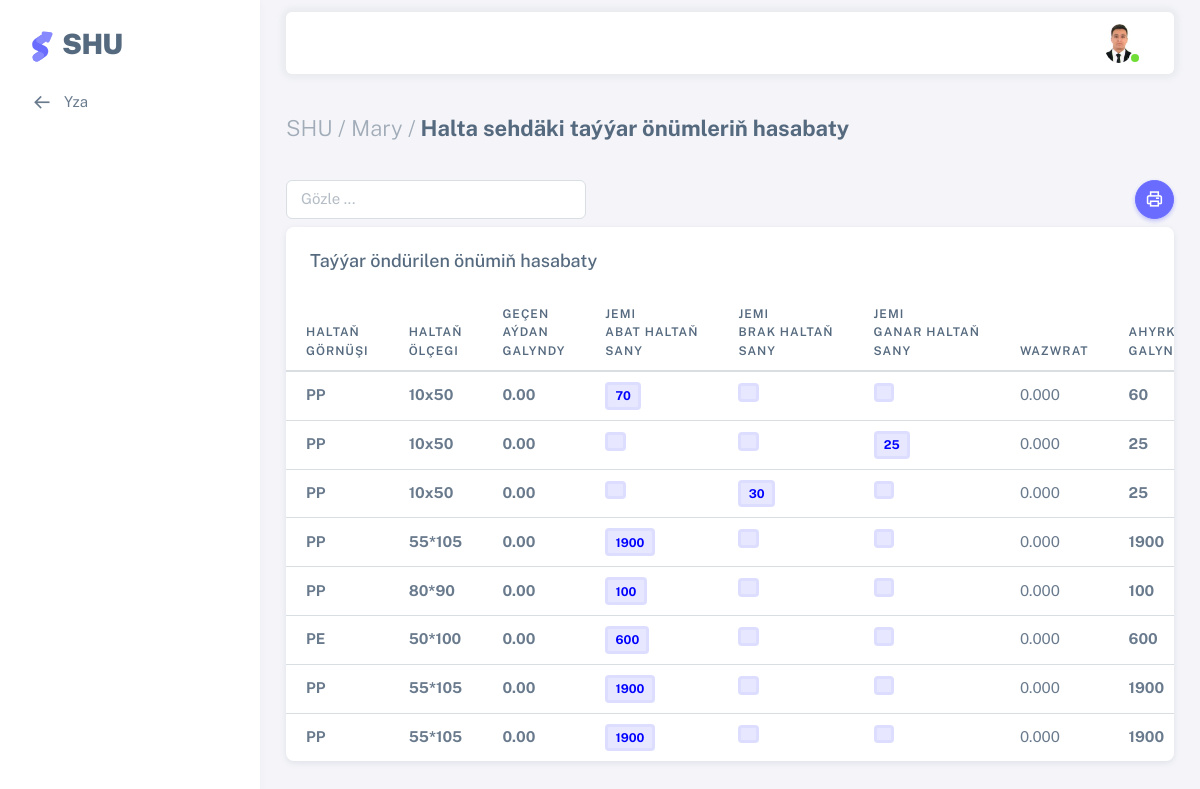
/h_tayyar_onum/2/ (signed in), run on the app's committed database.
### users/models.py (models this page shows, shortened)
class AllUsers(AbstractUser):
    username = models.CharField(max_length=100, unique=True)
    office = models.ForeignKey(Office, on_delete=models.CASCADE, null=True)
    sehs = models.ForeignKey(Sehler, related_name='user_sehs', on_delete=models.CASCADE, null=True, blank=True)
    bolum = models.ForeignKey(Bolum, on_delete=models.CASCADE,null=True)
    wez = models.ForeignKey(Wez, on_delete=models.CASCADE, null=True)
    first_name = models.CharField(max_length=100)
    last_name = models.CharField(max_length=100)
    middle_name = models.CharField(max_length=100, null=True, blank=True)
    birth_date = models.DateField("Doglan senesi", default=timezone.now)
    tel = models.CharField("Telefon belgisi", max_length=12, null=True, blank=True)
    email = models.EmailField(unique=True)
    address = models.TextField(null=True, blank=True)
    user_code = models.CharField(max_length=12, unique=True, default=random_string, null=True, blank=True)
    image = models.ImageField(default='default.png', upload_to='profile_pics')

class Office(models.Model):
    name = models.CharField("Edara-kärhananyň ady", max_length=1000, null=True, blank=True)
    tel = models.CharField("Telefon belgisi", null=True, blank=True, max_length=12)
    reg_num = models.CharField("reg nomer", max_length=100, null=True, blank=True,)
    ind_num = models.CharField("indeks nomer", max_length=100, null=True, blank=True,)
    kpp_num = models.CharField(max_length=100, null=True, blank=True)
    address = models.TextField("Salgysy", null=True, blank=True)
    description = models.TextField("Gysga beyany", null=True, blank=True)
    slug = models.SlugField(max_length=300, unique=True, db_index=True, verbose_name="URL")
    def __str__(self):
        return self.name
    class Meta:
        verbose_name = 'Edara-kärhana'
        verbose_name_plural = 'Edara-kärhanalar'

### shu/models.py (models this page shows, shortened)
class Haltaseh_sklad(models.Model):
    sehs = models.ForeignKey(Sehler, on_delete=models.CASCADE, null=True, blank=True)
    h_olceg = models.CharField("Haltaň ölçegi", max_length=1000, blank=True,null=True)
    h_gornusi = models.ForeignKey(Halta_gornus, on_delete=models.CASCADE, null=True)
    abathalta_sany = models.IntegerField("Abat haltaň sany",null=True, blank=True, default=None)
    brakhalta_sany = models.IntegerField("Brak haltaň sany",null=True, blank=True, default=None)
    ganarhalta_sany = models.IntegerField("Ganar haltaň sany",null=True, blank=True, default=None)
    gecenay_galyndy = models.DecimalField("Geçen aýdaky galyndy",default=0, max_digits=10, decimal_places=2, null=True, blank=True)
    abathalta_bahasy_m = models.DecimalField("Abat haltaň bahasy TMT",max_digits=10, decimal_places=2, null=True, blank=True)
    abathalta_bahasy_d = models.DecimalField("Abat haltaň bahasy $",max_digits=10, decimal_places=2, null=True, blank=True)
    brakhalta_bahasy_m = models.DecimalField("Brak haltaň bahasy TMT",max_digits=10, decimal_places=2, null=True, blank=True)
    brakhalta_bahasy_d = models.DecimalField("Brak haltaň bahasy $",max_digits=10, decimal_places=2, null=True, blank=True)
    ganarhalta_bahasy_m = models.DecimalField("Ganar haltaň bahasy TMT",max_digits=10, decimal_places=2, null=True, blank=True)
    ganarhalta_bahasy_d = models.DecimalField("Ganar haltaň bahasy $",max_digits=10, decimal_places=2, null=True, blank=True)
    satylan_halta_sany = models.IntegerField("Jemi aýdaky satylan haltaň sany",null=True, blank=True, default=None)
    wozwrat = models.DecimalField("Jemi aýdaky wozwrat",default=0,max_digits=10, decimal_places=3, null=True, blank=True)
    ahyrky_galyndy = models.IntegerField("Jemi aýdaky abat haltanyň ahyrky galyndy sany",null=True, blank=True)
    bellik = models.TextField("Bellik",null=True, blank=True)
    sene = models.DateField("Senesi", default=timezone.now, null=True, blank=True)
    has_sene = models.IntegerField("Senesi",null=True, blank=True, default=None)
    class Meta:
        verbose_name = 'Halta seh sklada giden önüm'
        verbose_name_plural = 'Halta seh sklada giden önümler'

### shu/views.py (the view)
# urls.py: path('h_tayyar_onum/<int:pk>/', views.Haltaseh_Skladjyk, name='h-tayar=onum'),
@login_required(login_url='login')
def Haltaseh_Skladjyk(request,pk):
    page_title = _('Halta sehdäki taýýar önümleriň hasabaty')
    sh=Sehler.objects.filter(pr_seh_id=pk).first()
    sap = Haltaseh_sklad.objects.filter(sehs_id=sh.pk).annotate(month=TruncMonth('sene'),gornus=F('h_gornusi__name'),olceg=F('h_olceg'),abat=F('abathalta_sany'),brak=F('brakhalta_sany'),ganar=F('ganarhalta_sany')).values('month', 'gornus','olceg','abat','brak','ganar','id','gecenay_galyndy','satylan_halta_sany','wozwrat','ahyrky_galyndy','bellik').order_by("sene")
    pkk=sh.pk
    paginator = Paginator(sap, 10)
    page = request.GET.get('page')
    try:
        myuser = paginator.get_page(page)
    except PageNotAnInteger:
        myuser = paginator.page(1)
    except EmptyPage:
        myuser = paginator.page(paginator.num_pages)
    context = {'title': page_title,'myuser':myuser,'pkk':pkk}
    return render(request, 'shu/haltaseh_skladjyk.html', context)

### users/models.py (called while the page is built)
    def __str__(self):
        return self.name

### shu/templates/shu/haltaseh_skladjyk.html (shortened to what this page needs)
{% extends 'shu/base.html' %}
{% load i18n %}
{% load crispy_forms_tags %}
{% load static %}
{% block menu %}
<li class="menu-item">
  <a href="{% url 'halta-seh' pkk %}" class="menu-link">
    <i class="menu-icon tf-icons bx bx-arrow-back"></i>
    <div>Yza</div>
  </a>
</li>
{% endblock %}
{% block content %}
<div class="content-wrapper">
  <div class="container-xxl flex-grow-1 container-p-y">
      <h4 class="fw-bold py-3 mb-4"><span class="text-muted fw-light">SHU / {{ user.office|default_if_none:"" }} /</span> {{ title }}</h4>
    <a><button style="float:right;" onclick="printData()" class="btn rounded-pill btn-icon btn-primary"> <i class="tf-icons bx bx-printer"></i></button>
    <input class="form-control mb-2" style="width:300px;" id='myInput' onkeyup='myFunction()' type='text' placeholder="Gözle ..."></a>
    <div class="card" id="printTable">
      <h5 class="card-header">Taýýar öndürilen önümiň hasabaty</h5>
      <div class="table-responsive text-nowrap">
        <table class="table table-hover" id="myTable">
          <thead>
            <tr>
              <th>Haltaň<br>görnüşi</th>
              <th>Haltaň<br>ölçegi</th>
              <th>Geçen<br>aýdan<br>galyndy</th>
              <th>Jemi<br>abat haltaň<br>sany</th>
              <th>Jemi<br>brak haltaň<br>sany</th>
              <th>Jemi<br>ganar haltaň<br>sany</th>
              <th>Wazwrat</th>
              <th>Ahyrky<br>galyndy</th>
            </tr>
          </thead>
          <tbody class="table-border-bottom-0">
            {% for deg in myuser %}
            <tr>
              <td><strong>{{deg.gornus|default_if_none:""}}</strong></td>
              <td><strong>{{deg.olceg|default_if_none:""}}</strong></td>
              <td><strong>{{deg.gecenay_galyndy|default_if_none:""}}</strong></td>
              <td><span class="badge bg-label-primary border-light-primary me-1"><strong style="color:Blue;">{{deg.abat|default_if_none:""}}</strong></span></td>
              <td><span class="badge bg-label-primary border-light-primary me-1"><strong style="color:Blue;">{{deg.brak|default_if_none:""}}</strong></span></td>
              <td><span class="badge bg-label-primary border-light-primary me-1"><strong style="color:Blue;">{{deg.ganar|default_if_none:""}}</strong></span></td>
              <td>{{deg.wozwrat|default_if_none:""}}</td>
              <td><strong>{{deg.ahyrky_galyndy|default_if_none:""}}</strong></td>
            </tr>
            {% endfor %}
          </tbody>
        </table>
      </div>
    </div>
  </div>
</div>
{% endblock content %}

### templates/include/header.html (shortened to what this page needs)
	{% load static i18n %}
	{% load crispy_forms_tags %}
		<nav class="layout-navbar container-xxl navbar navbar-expand-xl navbar-detached align-items-center bg-navbar-theme" id="layout-navbar">
		  <div class="navbar-nav-right d-flex align-items-center" id="navbar-collapse">
			<ul class="navbar-nav flex-row align-items-center ms-auto">
			  <li class="nav-item navbar-dropdown dropdown-user dropdown">
				<a class="nav-link dropdown-toggle hide-arrow" href="javascript:void(0);" data-bs-toggle="dropdown">
				  <div class="avatar avatar-online">
					<img src="{{ user.image.url }}" onerror="this.onerror=null;this.src='{% static 'assets/img/avatars/default.png' %}'" alt class="w-px-30 h-auto rounded-circle" />
				  </div>
				</a>
			  </li>
			</ul>
		  </div>
		</nav>

### data on the page
AllUsers: image (picture), office "Mary"
Haltaseh_sklad: gornus "PP", olceg "10x50", gecenay_galyndy "0.00", abat "70", wozwrat "0.000", ahyrky_galyndy "60"
Haltaseh_sklad: gornus "PP", olceg "10x50", gecenay_galyndy "0.00", ganar "25", wozwrat "0.000", ahyrky_galyndy "25"
Haltaseh_sklad: gornus "PP", olceg "10x50", gecenay_galyndy "0.00", brak "30", wozwrat "0.000", ahyrky_galyndy "25"
Haltaseh_sklad: gornus "PP", olceg "55*105", gecenay_galyndy "0.00", abat "1900", wozwrat "0.000", ahyrky_galyndy "1900"
Haltaseh_sklad: gornus "PP", olceg "80*90", gecenay_galyndy "0.00", abat "100", wozwrat "0.000", ahyrky_galyndy "100"
Haltaseh_sklad: gornus "PE", olceg "50*100", gecenay_galyndy "0.00", abat "600", wozwrat "0.000", ahyrky_galyndy "600"
Haltaseh_sklad: gornus "PP", olceg "55*105", gecenay_galyndy "0.00", abat "1900", wozwrat "0.000", ahyrky_galyndy "1900"
Haltaseh_sklad: gornus "PP", olceg "55*105", gecenay_galyndy "0.00", abat "1900", wozwrat "0.000", ahyrky_galyndy "1900"

### other printed values
{{ title }} "Halta sehdäki taýýar önümleriň hasabaty"
